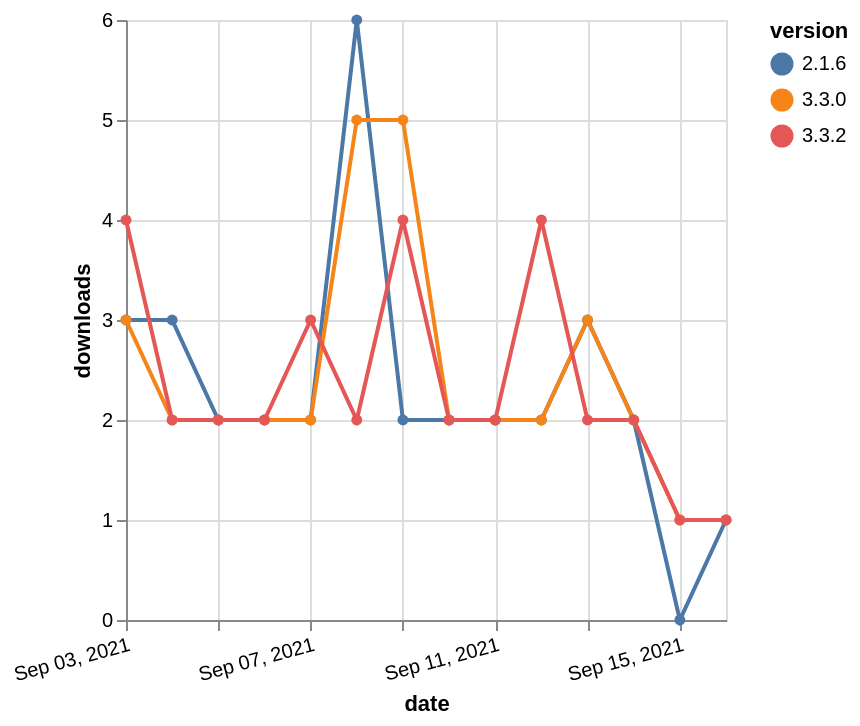

Specify this chart in Vega-Lite:
### Vega-Lite specification from a JSON file in a GitHub repository (floating-point values rounded to 4 significant figures)
{"$schema": "https://vega.github.io/schema/vega-lite/v5.json", "description": "A simple bar chart with embedded data.", "data": {"values": [{"date": "2021-09-03", "total": 5958, "delta": 3, "version": "2.1.6"}, {"date": "2021-09-04", "total": 5961, "delta": 3, "version": "2.1.6"}, {"date": "2021-09-05", "total": 5963, "delta": 2, "version": "2.1.6"}, {"date": "2021-09-06", "total": 5965, "delta": 2, "version": "2.1.6"}, {"date": "2021-09-07", "total": 5967, "delta": 2, "version": "2.1.6"}, {"date": "2021-09-08", "total": 5973, "delta": 6, "version": "2.1.6"}, {"date": "2021-09-09", "total": 5975, "delta": 2, "version": "2.1.6"}, {"date": "2021-09-10", "total": 5977, "delta": 2, "version": "2.1.6"}, {"date": "2021-09-11", "total": 5979, "delta": 2, "version": "2.1.6"}, {"date": "2021-09-12", "total": 5981, "delta": 2, "version": "2.1.6"}, {"date": "2021-09-13", "total": 5984, "delta": 3, "version": "2.1.6"}, {"date": "2021-09-14", "total": 5986, "delta": 2, "version": "2.1.6"}, {"date": "2021-09-15", "total": 5986, "delta": 0, "version": "2.1.6"}, {"date": "2021-09-16", "total": 5987, "delta": 1, "version": "2.1.6"}, {"date": "2021-09-03", "total": 3513, "delta": 3, "version": "3.3.0"}, {"date": "2021-09-04", "total": 3515, "delta": 2, "version": "3.3.0"}, {"date": "2021-09-05", "total": 3517, "delta": 2, "version": "3.3.0"}, {"date": "2021-09-06", "total": 3519, "delta": 2, "version": "3.3.0"}, {"date": "2021-09-07", "total": 3521, "delta": 2, "version": "3.3.0"}, {"date": "2021-09-08", "total": 3526, "delta": 5, "version": "3.3.0"}, {"date": "2021-09-09", "total": 3531, "delta": 5, "version": "3.3.0"}, {"date": "2021-09-10", "total": 3533, "delta": 2, "version": "3.3.0"}, {"date": "2021-09-11", "total": 3535, "delta": 2, "version": "3.3.0"}, {"date": "2021-09-12", "total": 3537, "delta": 2, "version": "3.3.0"}, {"date": "2021-09-13", "total": 3540, "delta": 3, "version": "3.3.0"}, {"date": "2021-09-14", "total": 3542, "delta": 2, "version": "3.3.0"}, {"date": "2021-09-15", "total": 3543, "delta": 1, "version": "3.3.0"}, {"date": "2021-09-16", "total": 3544, "delta": 1, "version": "3.3.0"}, {"date": "2021-09-03", "total": 313, "delta": 4, "version": "3.3.2"}, {"date": "2021-09-04", "total": 315, "delta": 2, "version": "3.3.2"}, {"date": "2021-09-05", "total": 317, "delta": 2, "version": "3.3.2"}, {"date": "2021-09-06", "total": 319, "delta": 2, "version": "3.3.2"}, {"date": "2021-09-07", "total": 322, "delta": 3, "version": "3.3.2"}, {"date": "2021-09-08", "total": 324, "delta": 2, "version": "3.3.2"}, {"date": "2021-09-09", "total": 328, "delta": 4, "version": "3.3.2"}, {"date": "2021-09-10", "total": 330, "delta": 2, "version": "3.3.2"}, {"date": "2021-09-11", "total": 332, "delta": 2, "version": "3.3.2"}, {"date": "2021-09-12", "total": 336, "delta": 4, "version": "3.3.2"}, {"date": "2021-09-13", "total": 338, "delta": 2, "version": "3.3.2"}, {"date": "2021-09-14", "total": 340, "delta": 2, "version": "3.3.2"}, {"date": "2021-09-15", "total": 341, "delta": 1, "version": "3.3.2"}, {"date": "2021-09-16", "total": 342, "delta": 1, "version": "3.3.2"}]}, "width": "container", "mark": {"type": "line", "point": {"filled": true}}, "encoding": {"x": {"field": "date", "type": "temporal", "timeUnit": "yearmonthdate", "title": "date", "axis": {"labelAngle": -15}}, "y": {"field": "delta", "type": "quantitative", "title": "downloads"}, "color": {"field": "version", "type": "nominal"}, "tooltip": {"field": "delta"}}}
